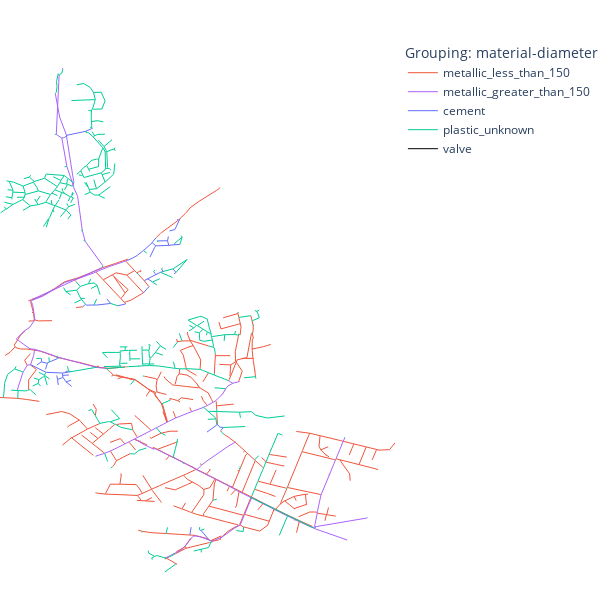

Here is the notebook cell this chart was saved with:
### Markdown cell above
Set grouping type and initialize wall decay coefficients.

### Code cell
grouping = 'material-diameter'
wall_coeffs_ub = -5.0
wall_coeffs_lb = 0.0

if grouping == 'single':
    n_coeffs = 1
elif grouping == 'material':
    n_coeffs = 3
elif grouping == 'material-diameter':
    n_coeffs = 4
elif grouping == 'roughness':
    n_coeffs = 6
    
plot_network(grouping=grouping)

### Figure 1 — Plotly figure (JSON) as saved in the notebook; plotly's stock layout.template omitted (floating-point values rounded to 4 significant figures; data arrays with more than 128 entries replaced by an {"elided": "..."} marker saying what was removed)
{"data": [{"hoverinfo": "text", "line": {"color": "#EF553B", "width": 1}, "mode": "lines", "name": "metallic_less_than_150", "type": "scatter", "x": {"elided": "2976 float values"}, "y": {"elided": "2976 float values"}}, {"hoverinfo": "text", "line": {"color": "#AB63FA", "width": 1}, "mode": "lines", "name": "metallic_greater_than_150", "type": "scatter", "x": {"elided": "849 float values"}, "y": {"elided": "849 float values"}}, {"hoverinfo": "text", "line": {"color": "#636EFA", "width": 1}, "mode": "lines", "name": "cement", "type": "scatter", "x": {"elided": "363 float values"}, "y": {"elided": "363 float values"}}, {"hoverinfo": "text", "line": {"color": "#00CC96", "width": 1}, "mode": "lines", "name": "plastic_unknown", "type": "scatter", "x": {"elided": "2772 float values"}, "y": {"elided": "2772 float values"}}, {"hoverinfo": "text", "line": {"color": "black", "width": 1}, "mode": "lines", "name": "valve", "type": "scatter", "x": {"elided": "1842 float values"}, "y": {"elided": "1842 float values"}}], "layout": {"height": 600, "hovermode": "closest", "legend": {"title": {"text": "Grouping: material-diameter"}}, "margin": {"b": 0, "l": 0, "r": 0, "t": 40}, "paper_bgcolor": "white", "plot_bgcolor": "white", "showlegend": true, "width": 600, "xaxis": {"autorange": true, "range": [363100.0, 365700.0], "showgrid": false, "showticklabels": false, "type": "linear", "zeroline": false}, "yaxis": {"autorange": true, "range": [175300.0, 180000.0], "showgrid": false, "showticklabels": false, "type": "linear", "zeroline": false}}}
